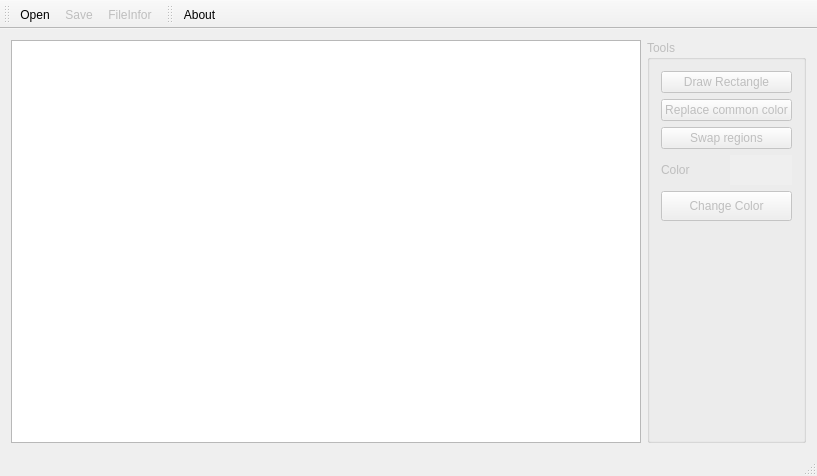
<?xml version="1.0" encoding="UTF-8"?>
<ui version="4.0">
 <class>MainWindow</class>
 <widget class="QMainWindow" name="MainWindow">
  <property name="geometry">
   <rect>
    <x>0</x>
    <y>0</y>
    <width>817</width>
    <height>476</height>
   </rect>
  </property>
  <property name="windowTitle">
   <string>BmpEditor</string>
  </property>
  <widget class="QWidget" name="centralWidget">
   <layout class="QVBoxLayout" name="verticalLayout_2">
    <item>
     <layout class="QHBoxLayout" name="horizontalLayout_2">
      <item>
       <layout class="QHBoxLayout" name="horizontalLayout">
        <item>
         <widget class="QGraphicsView" name="imageView">
          <property name="sizePolicy">
           <sizepolicy hsizetype="Expanding" vsizetype="Expanding">
            <horstretch>0</horstretch>
            <verstretch>0</verstretch>
           </sizepolicy>
          </property>
         </widget>
        </item>
        <item>
         <widget class="QGroupBox" name="toolbox">
          <property name="enabled">
           <bool>false</bool>
          </property>
          <property name="title">
           <string>Tools</string>
          </property>
          <layout class="QVBoxLayout" name="verticalLayout_3">
           <item>
            <layout class="QGridLayout" name="gridLayout">
             <item row="3" column="1">
              <widget class="QLabel" name="lblCurColor">
               <property name="sizePolicy">
                <sizepolicy hsizetype="Minimum" vsizetype="Minimum">
                 <horstretch>0</horstretch>
                 <verstretch>0</verstretch>
                </sizepolicy>
               </property>
               <property name="minimumSize">
                <size>
                 <width>30</width>
                 <height>30</height>
                </size>
               </property>
               <property name="autoFillBackground">
                <bool>true</bool>
               </property>
               <property name="text">
                <string/>
               </property>
              </widget>
             </item>
             <item row="3" column="0">
              <widget class="QLabel" name="lblColor">
               <property name="sizePolicy">
                <sizepolicy hsizetype="Minimum" vsizetype="Minimum">
                 <horstretch>0</horstretch>
                 <verstretch>0</verstretch>
                </sizepolicy>
               </property>
               <property name="minimumSize">
                <size>
                 <width>40</width>
                 <height>0</height>
                </size>
               </property>
               <property name="text">
                <string>Color</string>
               </property>
              </widget>
             </item>
             <item row="0" column="0" colspan="2">
              <widget class="QPushButton" name="btnRectangle">
               <property name="text">
                <string>Draw Rectangle</string>
               </property>
              </widget>
             </item>
             <item row="1" column="0" colspan="2">
              <widget class="QPushButton" name="btnReplace">
               <property name="text">
                <string>Replace common color</string>
               </property>
              </widget>
             </item>
             <item row="2" column="0" colspan="2">
              <widget class="QPushButton" name="btnSwap">
               <property name="text">
                <string>Swap regions</string>
               </property>
              </widget>
             </item>
             <item row="4" column="0" colspan="2">
              <widget class="QPushButton" name="btnChangeColor">
               <property name="sizePolicy">
                <sizepolicy hsizetype="Minimum" vsizetype="Minimum">
                 <horstretch>0</horstretch>
                 <verstretch>0</verstretch>
                </sizepolicy>
               </property>
               <property name="minimumSize">
                <size>
                 <width>10</width>
                 <height>30</height>
                </size>
               </property>
               <property name="text">
                <string>Change Color</string>
               </property>
              </widget>
             </item>
             <item row="5" column="0" colspan="2">
              <spacer name="verticalSpacer">
               <property name="orientation">
                <enum>Qt::Vertical</enum>
               </property>
               <property name="sizeHint" stdset="0">
                <size>
                 <width>20</width>
                 <height>40</height>
                </size>
               </property>
              </spacer>
             </item>
            </layout>
           </item>
          </layout>
         </widget>
        </item>
       </layout>
      </item>
     </layout>
    </item>
   </layout>
  </widget>
  <widget class="QMenuBar" name="menuBar">
   <property name="geometry">
    <rect>
     <x>0</x>
     <y>0</y>
     <width>817</width>
     <height>22</height>
    </rect>
   </property>
  </widget>
  <widget class="QToolBar" name="mainToolBar">
   <property name="enabled">
    <bool>true</bool>
   </property>
   <attribute name="toolBarArea">
    <enum>TopToolBarArea</enum>
   </attribute>
   <attribute name="toolBarBreak">
    <bool>false</bool>
   </attribute>
   <addaction name="actionOpen"/>
   <addaction name="actionSave"/>
   <addaction name="actionFileInfor"/>
  </widget>
  <widget class="QStatusBar" name="statusBar"/>
  <widget class="QToolBar" name="toolBar">
   <property name="windowTitle">
    <string>toolBar</string>
   </property>
   <attribute name="toolBarArea">
    <enum>TopToolBarArea</enum>
   </attribute>
   <attribute name="toolBarBreak">
    <bool>false</bool>
   </attribute>
   <addaction name="actionAbout"/>
  </widget>
  <action name="actionOpen">
   <property name="icon">
    <iconset resource="Resources/resources.qrc">
     <normaloff>:/images/open.png</normaloff>:/images/open.png</iconset>
   </property>
   <property name="text">
    <string>Open</string>
   </property>
   <property name="toolTip">
    <string>Open BMP</string>
   </property>
   <property name="shortcut">
    <string>Ctrl+O</string>
   </property>
  </action>
  <action name="actionSave">
   <property name="enabled">
    <bool>false</bool>
   </property>
   <property name="icon">
    <iconset resource="Resources/resources.qrc">
     <normaloff>:/images/save.png</normaloff>:/images/save.png</iconset>
   </property>
   <property name="text">
    <string>&amp;Save</string>
   </property>
   <property name="toolTip">
    <string>Save file</string>
   </property>
   <property name="shortcut">
    <string>Ctrl+S</string>
   </property>
  </action>
  <action name="actionAbout">
   <property name="icon">
    <iconset resource="Resources/resources.qrc">
     <normaloff>:/images/about.png</normaloff>:/images/about.png</iconset>
   </property>
   <property name="text">
    <string>About</string>
   </property>
   <property name="toolTip">
    <string>About this application</string>
   </property>
  </action>
  <action name="actionFileInfor">
   <property name="enabled">
    <bool>false</bool>
   </property>
   <property name="icon">
    <iconset resource="Resources/resources.qrc">
     <normaloff>:/images/infor.png</normaloff>:/images/infor.png</iconset>
   </property>
   <property name="text">
    <string>FileInfor</string>
   </property>
   <property name="toolTip">
    <string>Show information about this file</string>
   </property>
  </action>
 </widget>
 <layoutdefault spacing="6" margin="11"/>
 <resources>
  <include location="Resources/resources.qrc"/>
 </resources>
 <connections/>
</ui>
